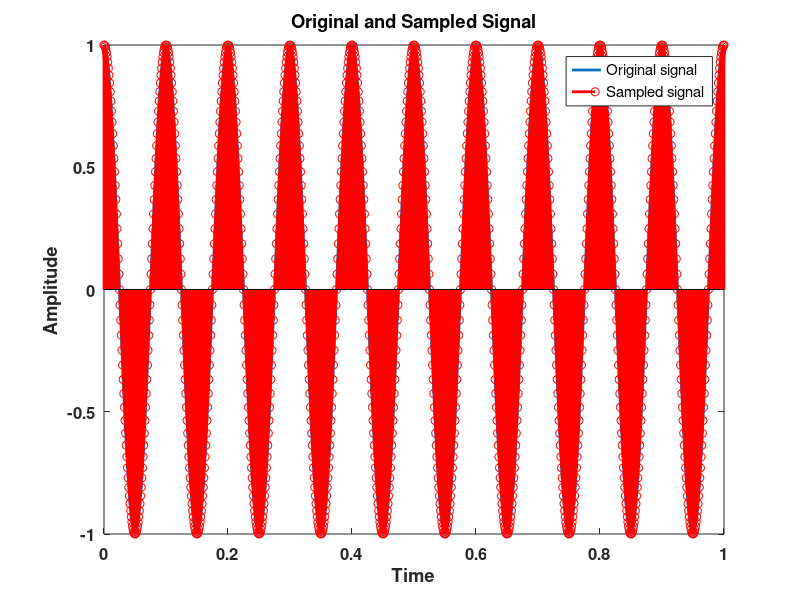
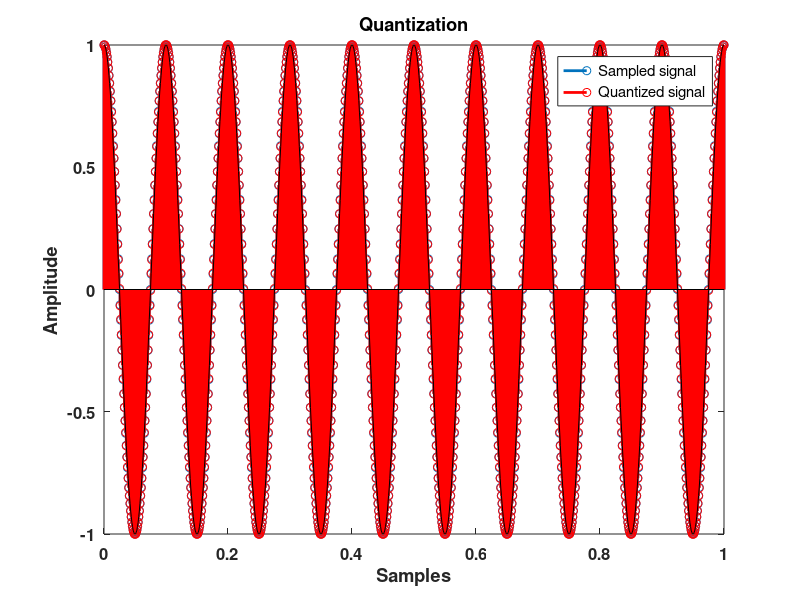
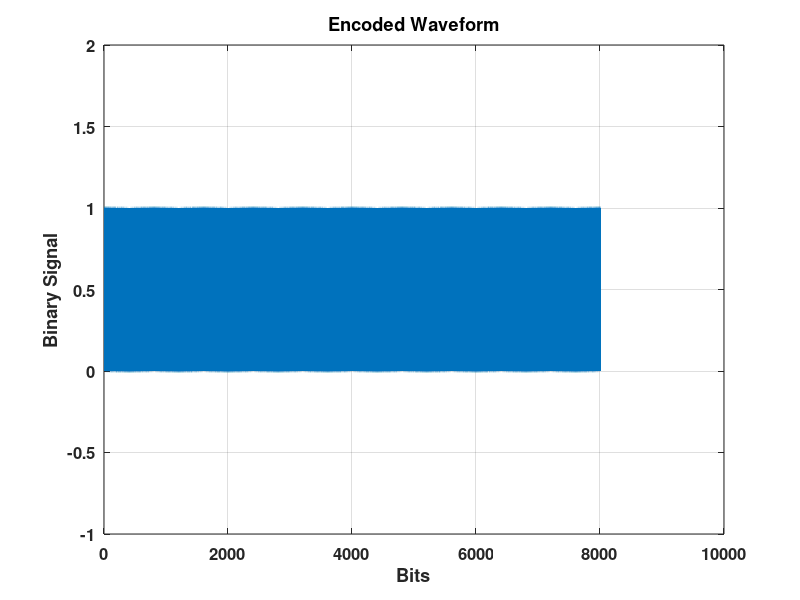
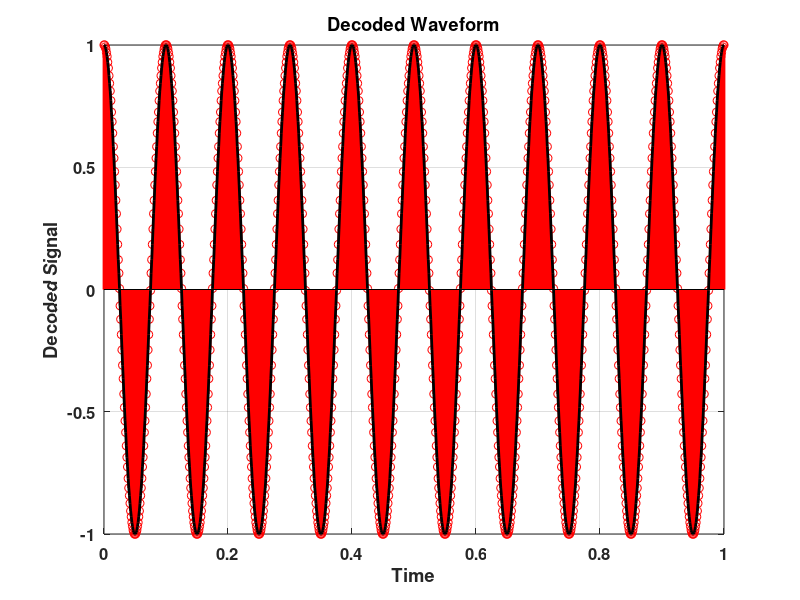

Reproduce these figures in MATLAB, in order.
clc;
clear;
close all;

fm = 10; % Frequency
n = 8; % No. of bits 
A = 1;  % Amplitude
t = 0:0.001:1;  % Time vector
x = A * cos(2 * pi * fm * t);  % Original signal

% Sampling
fs = 100 * fm;  % Sampling frequency
ts = 0:1/fs:1;  % Time vector
xs = A * cos(2 * pi * fm * ts);  % Sampled signal

% Quantization
L = (2^n) - 1;  % Number of quantization levels
x1 = xs + A;  % Shifting the signal to make it positive
x1 = x1 / (2 * A);  % Normalizing the signal to range [0, 1]
x1 = L * x1;  % Mapping to quantization levels
xq = round(x1);  % Quantized values

% Encoding
y = [];  % Initialize encoded signal array
for i = 1:length(xq)
    d = dec2bin(xq(i), n);  % Convert to binary
    y = [y, double(d) - 48];  % Convert characters to numbers and append
end

dec = [];
for i = 1:n:length(y)
    bits = y(i:i+n-1);
    dec = [dec, bin2dec(num2str(bits))];
end

% Plotting
figure(1);
plot(t, x, 'LineWidth', 2); hold on;
stem(ts, xs, 'r', 'LineWidth', 2); hold off;
title('Original and Sampled Signal');
xlabel('Time');
ylabel('Amplitude');
legend('Original signal', 'Sampled signal');
set(gca, 'FontSize', 12, 'FontWeight', 'bold');

figure(2);
stem(ts, x1 / L * (2 * A) - A, "LineWidth", 2); hold on;
stem(ts, xq / L * (2 * A) - A, 'r', 'LineWidth', 2);
plot(ts, xq / L * (2 * A) - A, '-k'); 

hold off;
title('Quantization');
xlabel('Samples');
ylabel('Amplitude');
legend('Sampled signal', 'Quantized signal');
set(gca, 'FontSize', 12, 'FontWeight', 'bold');

figure(3);
stairs(y, 'LineWidth', 2);
title('Encoded Waveform');
xlabel('Bits');
ylabel('Binary Signal');
ylim([-1 2]);
grid on
set(gca, 'FontSize', 12, 'FontWeight', 'bold');

figure(4);
stem(ts, (dec/L)*(2*A)-A, 'r', 'LineWidth',2); hold on;
plot(ts, (dec/L)*(2*A)-A, '-k',  'LineWidth',2); hold off;
title('Decoded Waveform');
xlabel('Time');
ylabel('Decoded Signal');
grid on
set(gca, 'FontSize', 12, 'FontWeight', 'bold');